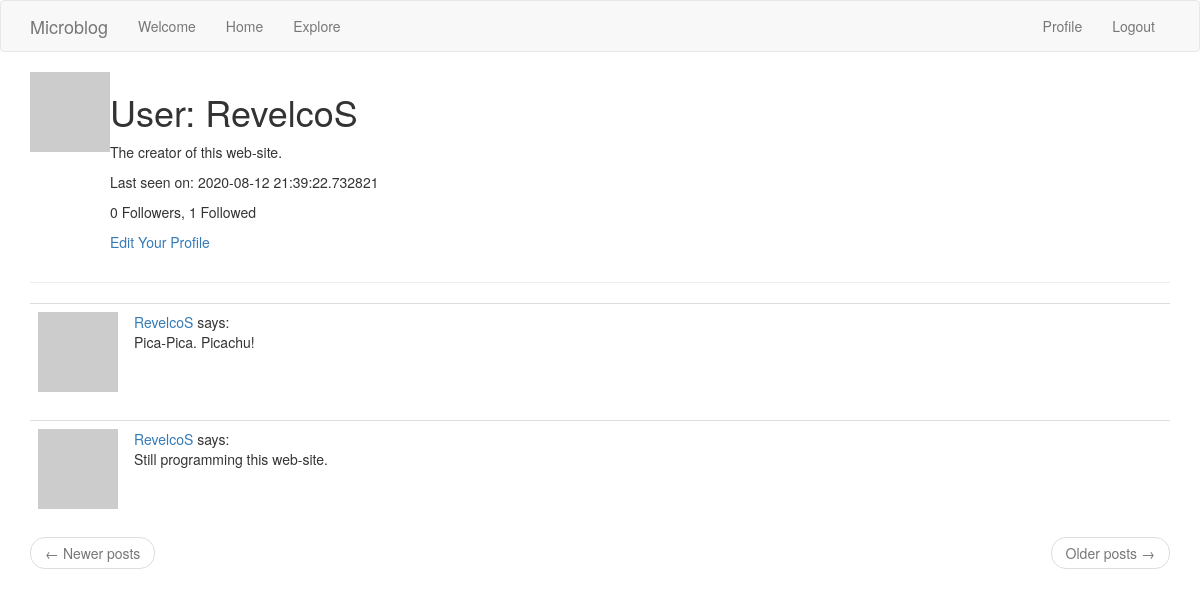
Before: /user/RevelcoS (signed in) with the older database file.
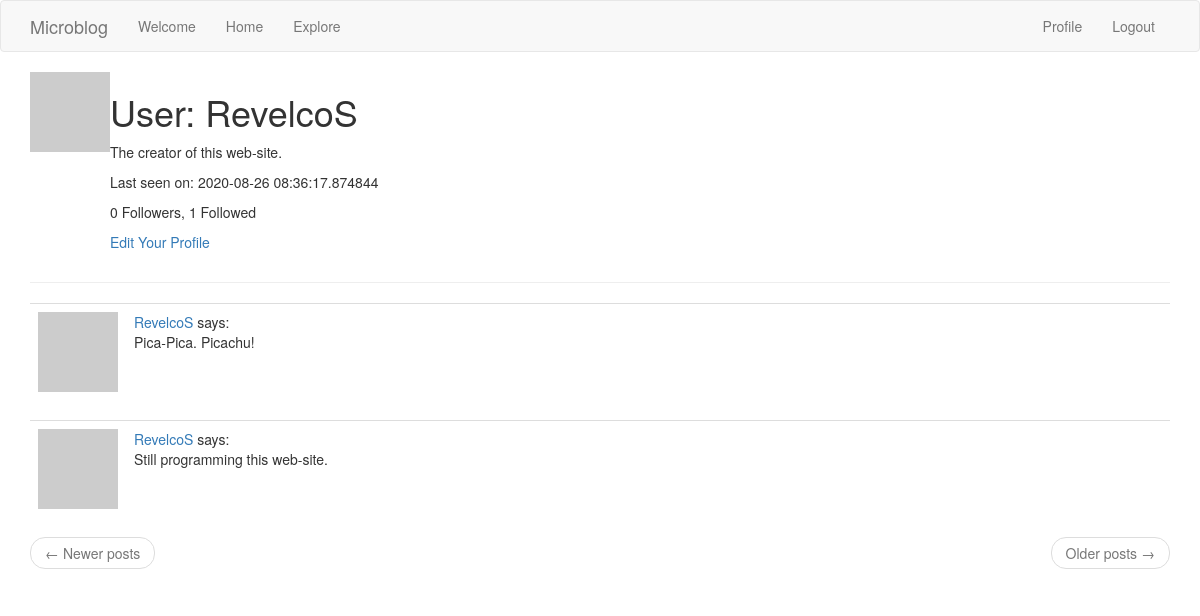
After: the same page with the newer database file.
### app/models.py (models this page shows, shortened)
class User(UserMixin, db.Model):
    id = db.Column(db.Integer, primary_key=True)
    username = db.Column(db.String(64), index=True, unique=True)
    email = db.Column(db.String(120), index=True, unique=True)
    password_hash = db.Column(db.String(128))
    posts = db.relationship("Post", backref="author", lazy="dynamic")
    about_me = db.Column(db.String(140))
    last_seen = db.Column(db.DateTime, default=datetime.utcnow)
    followed = db.relationship(
        "User", secondary=followers,
        primaryjoin=(followers.c.follower_id == id),
        secondaryjoin=(followers.c.followed_id == id),
        backref=db.backref("followers", lazy="dynamic"), lazy="dynamic"
    )
    def avatar(self, size):
        digest = md5(self.email.lower().encode("utf-8")).hexdigest()
        return f"https://www.gravatar.com/avatar/{digest}?d=identicon&rating=g&s={size}"

class Post(db.Model):
    id = db.Column(db.Integer, primary_key=True)
    body = db.Column(db.String(140))
    timestamp = db.Column(db.DateTime, index=True, default=datetime.utcnow)
    user_id = db.Column(db.Integer, db.ForeignKey("user.id"))

### app/routes.py (the view)
@app.route("/user/<username>")
@login_required
def user(username):
    u = User.query.filter_by(username=username).first_or_404()
    page = request.args.get("page", 1, type=int)
    posts = u.posts.order_by(Post.timestamp.desc()).paginate(
        page, app.config["POSTS_PER_PAGE"], False)
    next_url = url_for("user", username=u.username, page=posts.next_num) \
        if posts.has_next else None
    prev_url = url_for("user", username=u.username, page=posts.prev_num) \
        if posts.has_prev else None
    return render_template("user.html",
        title="User Profile",
        user=u,
        posts=posts.items,
        next_url=next_url,
        prev_url=prev_url)

### app/models.py (called while the page is built)
@login.user_loader
def load_user(id):
    return User.query.get(int(id))

### app/routes.py (called while the page is built)
@app.before_request
def before_request():
    if current_user.is_authenticated:
        current_user.last_seen = datetime.utcnow()
        db.session.commit()

### app/templates/user.html
{% extends "base.html" %}
{% block app_content %}
<table>
    <tr valign="top">
        <td><img src="{{ user.avatar(128) }}"></td>
        <td>
            <h1>User: {{ user.username }}</h1>
            {% if user.about_me %}<p>{{ user.about_me }}</p>{% endif %}
            {% if user.last_seen %}<p>Last seen on: {{ user.last_seen }}</p>{% endif %}
            <p>{{ user.followers.count() }} Followers, {{ user.followed.count() }} Followed</p>
            {% if user == current_user %}
                <p><a href="{{ url_for('edit_profile') }}">Edit Your Profile</a></p>
            {% elif current_user.is_following(user) %}
                <p><a href="{{ url_for('unfollow', username=user.username) }}">Unfollow</a></p>
            {% else %}
                <p><a href="{{ url_for('follow', username=user.username) }}">Follow</a></p>
            {% endif %}
        </td>
    </tr>
</table>
<hr>
{% for post in posts %}
    {% include "include/_post.html" %}
{% endfor %}
{% include "include/_page_urls.html" %}
{% endblock %}

### app/templates/base.html (shortened to what this page needs)
{% extends "bootstrap/base.html" %}
{% block navbar %}
    <nav class="navbar navbar-default">
        <div class="container">
            <div class="navbar-header">
                <a class="navbar-brand" href="{{ url_for('index') }}">Microblog</a>
            </div>
            <div class="collapse navbar-collapse" id="bs-example-navbar-collapse-1">
                <ul class="nav navbar-nav">
                    <li><a href="{{ url_for('welcome') }}">Welcome</a></li>
                    <li><a href="{{ url_for('index') }}">Home</a></li>
                    <li><a href="{{ url_for('explore') }}">Explore</a></li>
                </ul>
                <ul class="nav navbar-nav navbar-right">
                    {% if current_user.is_anonymous %}
                    <li><a href="{{ url_for('login') }}">Login</a></li>
                    {% else %}
                    <li><a href="{{ url_for('user', username=current_user.username) }}">Profile</a></li>
                    <li><a href="{{ url_for('logout') }}">Logout</a></li>
                    {% endif %}
                </ul>
            </div>
        </div>
    </nav>
{% endblock %}
{% block content %}
    <div class="container">
        {% block app_content %}{% endblock %}
    </div>
{% endblock %}

### app/templates/include/_post.html
<table class="table table-hover">
    <tr>
        <td width="70px">
            <a href="{{ url_for('user', username=post.author.username) }}">
                <img src="{{ post.author.avatar(32) }}" />
            </a>
        </td>
        <td>
            <a href="{{ url_for('user', username=post.author.username) }}">
                {{ post.author.username }}
            </a>
            says:
            <br>
            {{ post.body }}
        </td>
    </tr>
</table>

### app/templates/include/_page_urls.html
<nav aria-label="...">
    <ul class="pager">
        <li class="previous{% if not prev_url %} disabled{% endif %}">
            <a href="{{ prev_url or '#' }}">
                <span aria-hidden="true">&larr;</span> Newer posts
            </a>
        </li>
        <li class="next{% if not next_url %} disabled{% endif %}">
            <a href="{{ next_url or '#' }}">
                Older posts <span aria-hidden="true">&rarr;</span>
            </a>
        </li>
    </ul>
</nav>

Changed rows visible on the page:
changed User "RevelcoS": last_seen "2020-08-12 21:39:22.732821" → "2020-08-26 08:36:17.874844"
